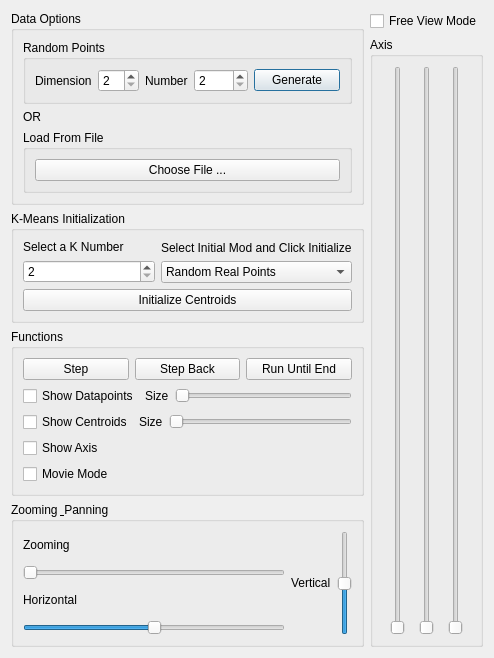
<?xml version="1.0" encoding="UTF-8"?>
<ui version="4.0">
 <class>ControlPanel</class>
 <widget class="QDialog" name="ControlPanel">
  <property name="enabled">
   <bool>true</bool>
  </property>
  <property name="geometry">
   <rect>
    <x>0</x>
    <y>0</y>
    <width>494</width>
    <height>658</height>
   </rect>
  </property>
  <property name="windowTitle">
   <string>Control Panel</string>
  </property>
  <layout class="QGridLayout" name="gridLayout">
   <item row="0" column="0">
    <widget class="QGroupBox" name="groupBox_4">
     <property name="title">
      <string>Data Options</string>
     </property>
     <layout class="QVBoxLayout" name="verticalLayout_4">
      <item>
       <widget class="QGroupBox" name="groupBox_5">
        <property name="title">
         <string>Random Points</string>
        </property>
        <layout class="QHBoxLayout" name="horizontalLayout_5">
         <item>
          <layout class="QHBoxLayout" name="horizontalLayout_4">
           <item>
            <layout class="QHBoxLayout" name="horizontalLayout_2">
             <item>
              <widget class="QLabel" name="label_2">
               <property name="text">
                <string>Dimension</string>
               </property>
              </widget>
             </item>
             <item>
              <widget class="QSpinBox" name="dimension">
               <property name="minimum">
                <number>2</number>
               </property>
               <property name="maximum">
                <number>10</number>
               </property>
              </widget>
             </item>
            </layout>
           </item>
           <item>
            <layout class="QHBoxLayout" name="horizontalLayout_3">
             <item>
              <widget class="QLabel" name="label_3">
               <property name="text">
                <string>Number</string>
               </property>
              </widget>
             </item>
             <item>
              <widget class="QSpinBox" name="sampleNumber">
               <property name="minimum">
                <number>2</number>
               </property>
               <property name="maximum">
                <number>9999</number>
               </property>
              </widget>
             </item>
            </layout>
           </item>
           <item>
            <widget class="QPushButton" name="randomSamplingB">
             <property name="text">
              <string>Generate</string>
             </property>
            </widget>
           </item>
          </layout>
         </item>
        </layout>
       </widget>
      </item>
      <item>
       <widget class="QLabel" name="label_5">
        <property name="text">
         <string>OR</string>
        </property>
       </widget>
      </item>
      <item>
       <widget class="QGroupBox" name="groupBox_6">
        <property name="title">
         <string>Load From File</string>
        </property>
        <layout class="QVBoxLayout" name="verticalLayout_2">
         <item>
          <widget class="QPushButton" name="fileLoadingB">
           <property name="text">
            <string>Choose File ...</string>
           </property>
          </widget>
         </item>
        </layout>
       </widget>
      </item>
     </layout>
    </widget>
   </item>
   <item row="0" column="1" rowspan="4">
    <layout class="QVBoxLayout" name="verticalLayout_8">
     <item>
      <widget class="QCheckBox" name="freeViewCheckBox">
       <property name="text">
        <string>Free View Mode</string>
       </property>
      </widget>
     </item>
     <item>
      <widget class="QGroupBox" name="groupBox_3">
       <property name="title">
        <string>Axis</string>
       </property>
       <layout class="QHBoxLayout" name="horizontalLayout">
        <item>
         <widget class="QSlider" name="xSlider">
          <property name="orientation">
           <enum>Qt::Vertical</enum>
          </property>
         </widget>
        </item>
        <item>
         <widget class="QSlider" name="ySlider">
          <property name="orientation">
           <enum>Qt::Vertical</enum>
          </property>
         </widget>
        </item>
        <item>
         <widget class="QSlider" name="zSlider">
          <property name="orientation">
           <enum>Qt::Vertical</enum>
          </property>
         </widget>
        </item>
       </layout>
      </widget>
     </item>
    </layout>
   </item>
   <item row="1" column="0">
    <widget class="QGroupBox" name="groupBox_2">
     <property name="title">
      <string>K-Means Initialization</string>
     </property>
     <layout class="QVBoxLayout" name="verticalLayout_7">
      <item>
       <layout class="QHBoxLayout" name="horizontalLayout_6">
        <item>
         <layout class="QVBoxLayout" name="verticalLayout_6">
          <item>
           <widget class="QLabel" name="label_4">
            <property name="text">
             <string>Select a K Number</string>
            </property>
           </widget>
          </item>
          <item>
           <widget class="QSpinBox" name="kNumber">
            <property name="minimum">
             <number>2</number>
            </property>
           </widget>
          </item>
         </layout>
        </item>
        <item>
         <layout class="QVBoxLayout" name="verticalLayout_3">
          <item>
           <widget class="QLabel" name="label">
            <property name="text">
             <string>Select Initial Mod and Click Initialize</string>
            </property>
           </widget>
          </item>
          <item>
           <widget class="QComboBox" name="comboBox">
            <item>
             <property name="text">
              <string>Random Real Points</string>
             </property>
            </item>
            <item>
             <property name="text">
              <string>Random Sample Points</string>
             </property>
            </item>
            <item>
             <property name="text">
              <string>K-Mean++ Initialization</string>
             </property>
            </item>
           </widget>
          </item>
         </layout>
        </item>
       </layout>
      </item>
      <item>
       <widget class="QPushButton" name="initialB">
        <property name="text">
         <string>Initialize Centroids</string>
        </property>
       </widget>
      </item>
     </layout>
    </widget>
   </item>
   <item row="2" column="0">
    <widget class="QGroupBox" name="groupBox">
     <property name="title">
      <string>Functions</string>
     </property>
     <layout class="QVBoxLayout" name="verticalLayout">
      <item>
       <layout class="QHBoxLayout" name="horizontalLayout_7">
        <item>
         <widget class="QPushButton" name="stepB">
          <property name="text">
           <string>Step</string>
          </property>
         </widget>
        </item>
        <item>
         <widget class="QPushButton" name="stepbackB">
          <property name="text">
           <string>Step Back</string>
          </property>
         </widget>
        </item>
        <item>
         <widget class="QPushButton" name="runB">
          <property name="text">
           <string>Run Until End</string>
          </property>
         </widget>
        </item>
       </layout>
      </item>
      <item>
       <layout class="QHBoxLayout" name="horizontalLayout_8">
        <item>
         <widget class="QCheckBox" name="pointsCheckbox">
          <property name="text">
           <string>Show Datapoints</string>
          </property>
         </widget>
        </item>
        <item>
         <widget class="QLabel" name="label_6">
          <property name="text">
           <string>Size</string>
          </property>
         </widget>
        </item>
        <item>
         <widget class="QSlider" name="pointSizeSlider">
          <property name="minimum">
           <number>1</number>
          </property>
          <property name="orientation">
           <enum>Qt::Horizontal</enum>
          </property>
         </widget>
        </item>
       </layout>
      </item>
      <item>
       <layout class="QHBoxLayout" name="horizontalLayout_9">
        <item>
         <widget class="QCheckBox" name="centroidsCheckbox">
          <property name="text">
           <string>Show Centroids</string>
          </property>
         </widget>
        </item>
        <item>
         <widget class="QLabel" name="label_7">
          <property name="text">
           <string>Size</string>
          </property>
         </widget>
        </item>
        <item>
         <widget class="QSlider" name="centroidSizeSlider">
          <property name="minimum">
           <number>1</number>
          </property>
          <property name="orientation">
           <enum>Qt::Horizontal</enum>
          </property>
         </widget>
        </item>
       </layout>
      </item>
      <item>
       <widget class="QCheckBox" name="axisCheckbox">
        <property name="text">
         <string>Show Axis</string>
        </property>
       </widget>
      </item>
      <item>
       <widget class="QCheckBox" name="movieCheckbox">
        <property name="text">
         <string>Movie Mode</string>
        </property>
       </widget>
      </item>
     </layout>
    </widget>
   </item>
   <item row="3" column="0">
    <widget class="QGroupBox" name="groupBox_7">
     <property name="title">
      <string>Zooming &amp; Panning</string>
     </property>
     <layout class="QHBoxLayout" name="horizontalLayout_11">
      <item>
       <layout class="QVBoxLayout" name="verticalLayout_5">
        <item>
         <widget class="QLabel" name="label_8">
          <property name="text">
           <string>Zooming</string>
          </property>
         </widget>
        </item>
        <item>
         <widget class="QSlider" name="zoomingSlider">
          <property name="orientation">
           <enum>Qt::Horizontal</enum>
          </property>
         </widget>
        </item>
        <item>
         <widget class="QLabel" name="label_9">
          <property name="text">
           <string>Horizontal</string>
          </property>
         </widget>
        </item>
        <item>
         <widget class="QSlider" name="horizontalSlider">
          <property name="minimum">
           <number>-50</number>
          </property>
          <property name="maximum">
           <number>50</number>
          </property>
          <property name="value">
           <number>0</number>
          </property>
          <property name="orientation">
           <enum>Qt::Horizontal</enum>
          </property>
         </widget>
        </item>
       </layout>
      </item>
      <item>
       <layout class="QHBoxLayout" name="horizontalLayout_10">
        <item>
         <widget class="QLabel" name="label_10">
          <property name="text">
           <string>Vertical</string>
          </property>
         </widget>
        </item>
        <item>
         <widget class="QSlider" name="verticalSlider">
          <property name="minimum">
           <number>-50</number>
          </property>
          <property name="maximum">
           <number>50</number>
          </property>
          <property name="value">
           <number>0</number>
          </property>
          <property name="orientation">
           <enum>Qt::Vertical</enum>
          </property>
         </widget>
        </item>
       </layout>
      </item>
     </layout>
    </widget>
   </item>
  </layout>
 </widget>
 <resources/>
 <connections/>
</ui>
